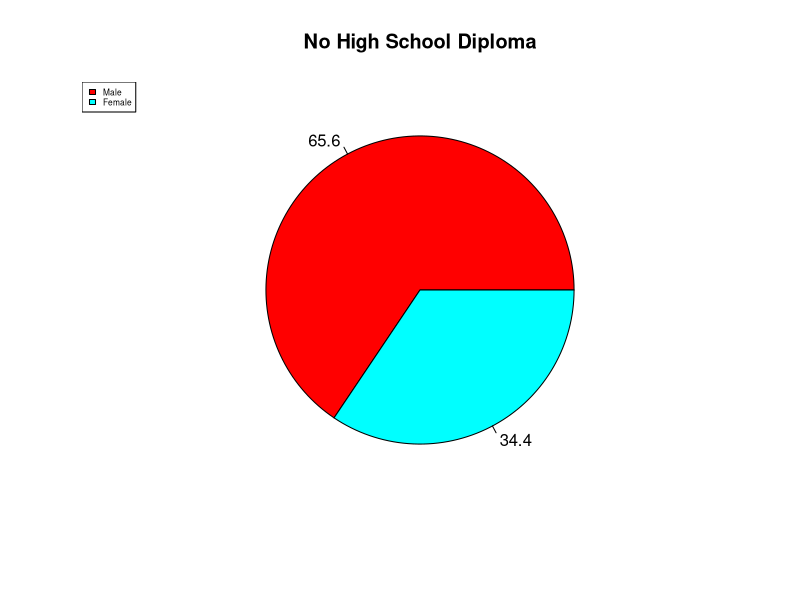

This figure's R source:
library(dplyr)

geeks <- c(3807, 1998)
labels <- c("Male", "Female")

piepercent<- round(100 * geeks / sum(geeks), 1)

pie(geeks, labels = piepercent,
    main = "No High School Diploma", col = rainbow(length(geeks)))

legend("topleft", c("Male", "Female"),
       cex = 0.5, fill = rainbow(length(geeks)))



